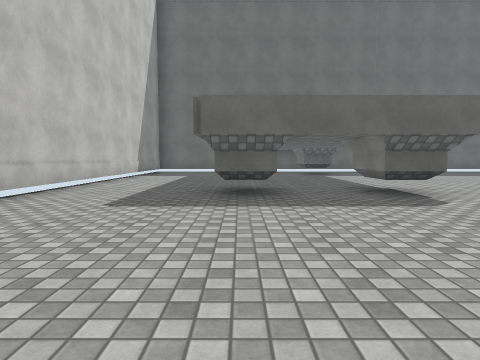
[1] (above)

14 first-person views from a walk through a Unity game level. The camera is 1.2 m above the floor, tilts 4° down and sees 75° across. The floor is counted in squares, 2 m on a side. Each view is taken from the middle of a square. On the plan, view 1 faces up. The plan holds only what a view shows up to about 9 squares ahead; the rest is blank. The place goes on beyond the plan. The player character is not drawn. Surface patterns are stand-ins for the level's own textures.

[2]
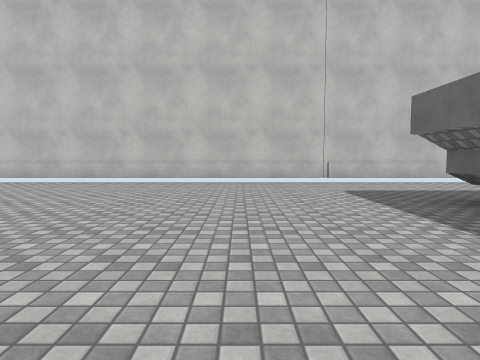

[3]
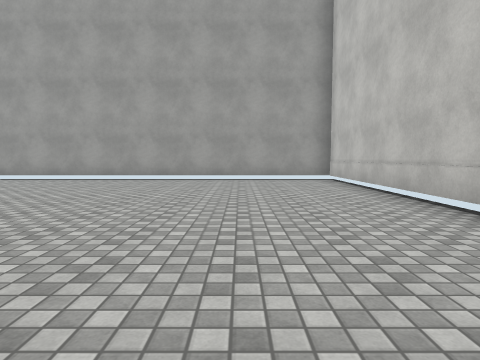

[4]
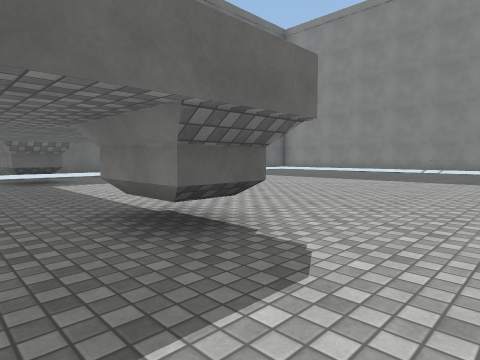

[5]
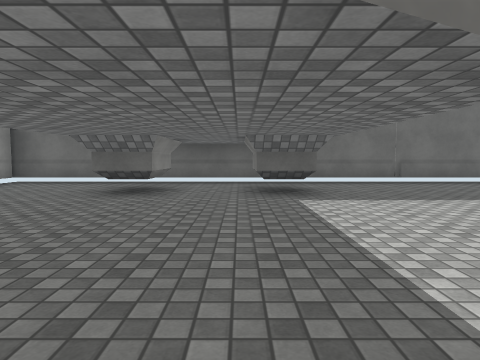

[6]
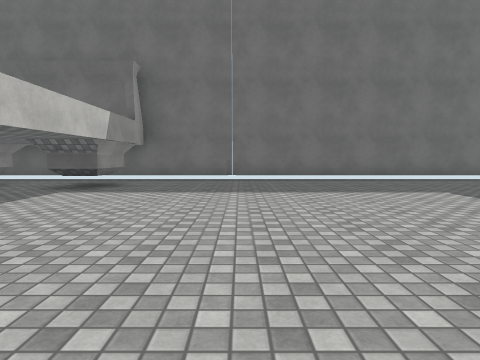

[7]
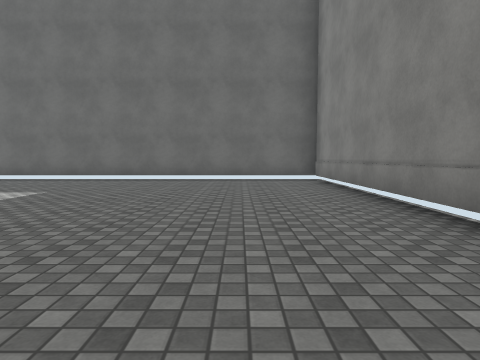

[8]
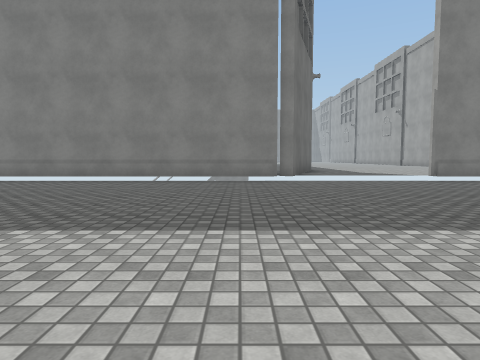

[9]
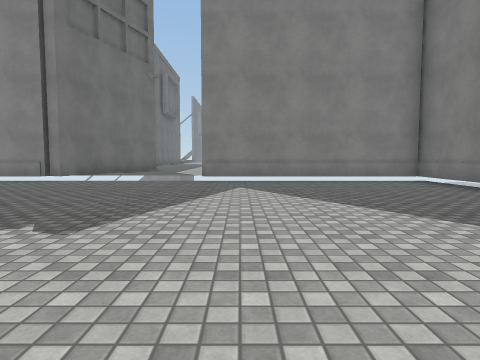

[10]
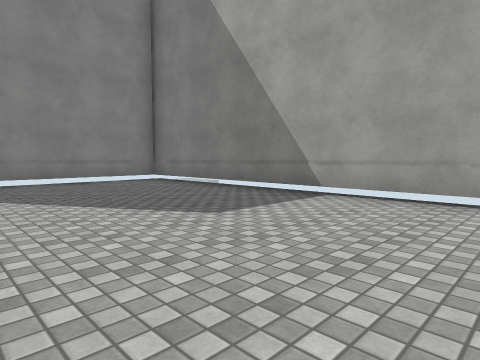

[11]
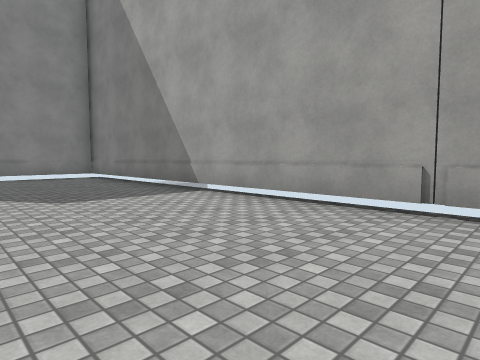

[12]
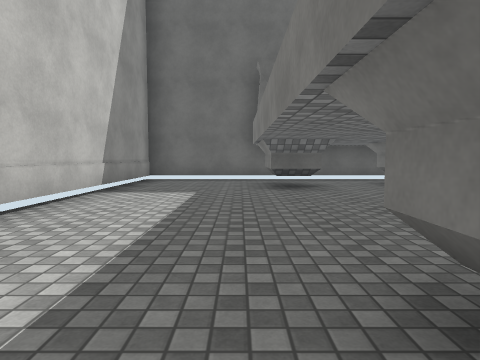

[13]
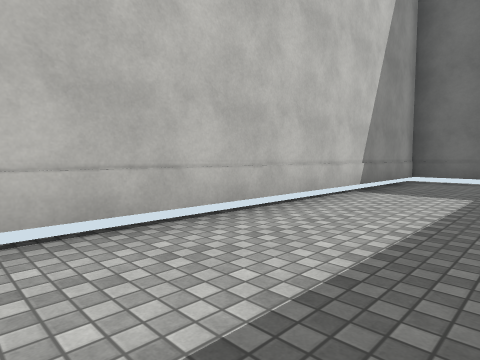

[14]
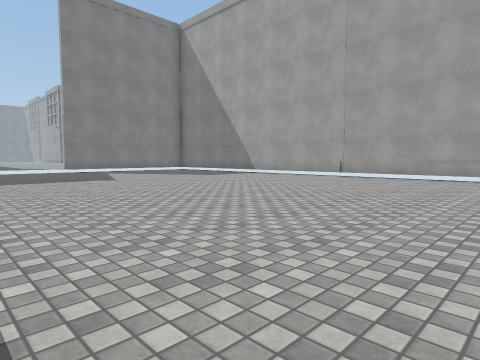

### Floor plan
Points are (right, up) in squares from view 1. A wall is a line through its corners. A room is listed if a view was taken in it or the views show most of it. See-through windows are left out.
Room 1 (views 1, 2, 3, 4, 5, 6, 7, 8, 9, 10, 11, 12, 13, 14)
walls: (3.2, 4.9) (2.2, 4.9); (2.3, 4.6) (2.3, 6.5); (0.6, 4.9) (-0.5, 4.9); (-0.4, 5.6) (-0.4, 6.5); (0.6, 11.1) (-0.4, 11.1) (-0.4, 12.5); (15, 4) (15, 13.6) (3.5, 13.6); (3.3, 12.6) (3.3, 11.1) (2.3, 11.1); (16.1, 3.3) (15, 3.7); (-0.5, 13.6) (-3.5, 13.6) (-3.5, -5.6) (15, -5.6) (15, 0)
ways out: opening at (0, 13) to room 2; opening at (1.5, 11.5) to room 2; opening at (3, 13) to room 2
Room 2 (no view inside)
walls: (0.6, 12.6) (0.6, 11.1); (2.3, 11.1) (2.3, 12.6); (3.5, 13.6) (-0.5, 13.6)
ways out: opening at (0, 13) to room 1; opening at (1.5, 11.5) to room 1; opening at (3, 13) to room 1

Positions as (right, up) in squares from view 1, and headings:
1: (0, 0), facing up
2: (4, 2), facing left
3: (-1, 3), facing down
4: (1, 3), facing up-right
5: (2, 6), facing up
6: (6, 5), facing up
7: (13, 5), facing up
8: (7, 5), facing right
9: (7, -1), facing right
10: (7, -1), facing down-right
11: (5, -2), facing down-right
12: (-1, 5), facing up
13: (-1, 5), facing up-left
14: (1, 4), facing down-right
